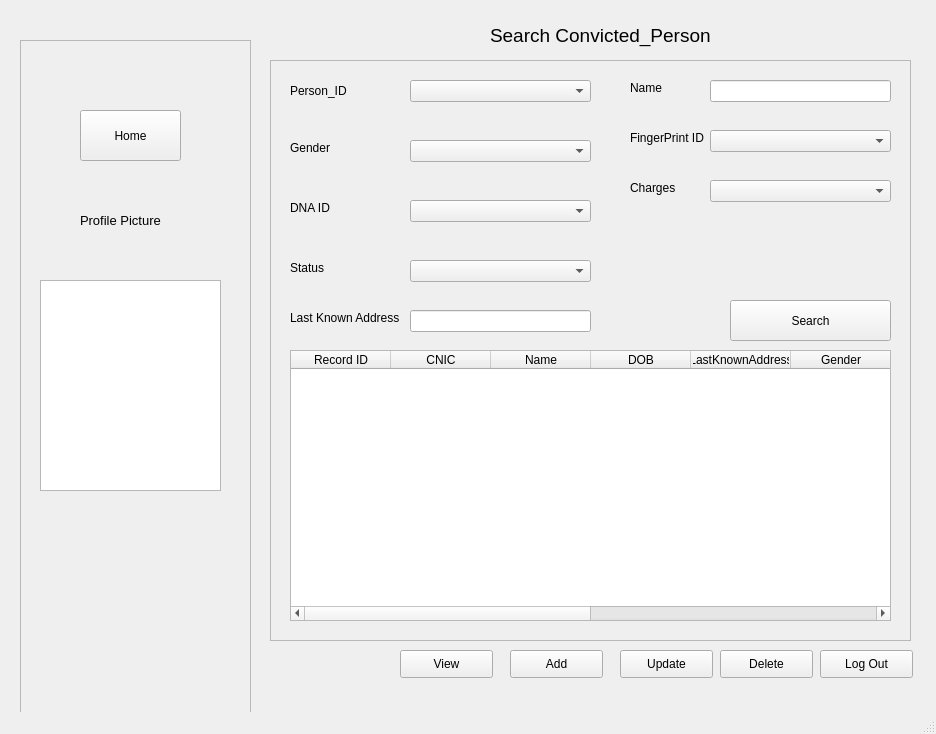
<?xml version="1.0" encoding="UTF-8"?>
<ui version="4.0">
 <class>MainWindow</class>
 <widget class="QMainWindow" name="MainWindow">
  <property name="geometry">
   <rect>
    <x>0</x>
    <y>0</y>
    <width>936</width>
    <height>734</height>
   </rect>
  </property>
  <property name="windowTitle">
   <string>MainWindow</string>
  </property>
  <widget class="QWidget" name="centralwidget">
   <widget class="QFrame" name="frame">
    <property name="geometry">
     <rect>
      <x>20</x>
      <y>40</y>
      <width>231</width>
      <height>681</height>
     </rect>
    </property>
    <property name="frameShape">
     <enum>QFrame::StyledPanel</enum>
    </property>
    <property name="frameShadow">
     <enum>QFrame::Raised</enum>
    </property>
    <widget class="QPushButton" name="home_button">
     <property name="geometry">
      <rect>
       <x>60</x>
       <y>70</y>
       <width>101</width>
       <height>51</height>
      </rect>
     </property>
     <property name="text">
      <string>Home</string>
     </property>
    </widget>
    <widget class="QLabel" name="label">
     <property name="geometry">
      <rect>
       <x>60</x>
       <y>160</y>
       <width>111</width>
       <height>41</height>
      </rect>
     </property>
     <property name="font">
      <font>
       <pointsize>10</pointsize>
      </font>
     </property>
     <property name="text">
      <string>Profile Picture</string>
     </property>
    </widget>
    <widget class="QGraphicsView" name="graphicsView">
     <property name="geometry">
      <rect>
       <x>20</x>
       <y>240</y>
       <width>181</width>
       <height>211</height>
      </rect>
     </property>
    </widget>
   </widget>
   <widget class="QLabel" name="label_2">
    <property name="geometry">
     <rect>
      <x>490</x>
      <y>0</y>
      <width>311</width>
      <height>71</height>
     </rect>
    </property>
    <property name="font">
     <font>
      <pointsize>14</pointsize>
     </font>
    </property>
    <property name="text">
     <string>Search Convicted_Person</string>
    </property>
   </widget>
   <widget class="QFrame" name="frame_2">
    <property name="geometry">
     <rect>
      <x>270</x>
      <y>60</y>
      <width>641</width>
      <height>581</height>
     </rect>
    </property>
    <property name="frameShape">
     <enum>QFrame::StyledPanel</enum>
    </property>
    <property name="frameShadow">
     <enum>QFrame::Raised</enum>
    </property>
    <widget class="QLabel" name="label_3">
     <property name="geometry">
      <rect>
       <x>20</x>
       <y>20</y>
       <width>81</width>
       <height>21</height>
      </rect>
     </property>
     <property name="text">
      <string>Person_ID</string>
     </property>
    </widget>
    <widget class="QLabel" name="label_4">
     <property name="geometry">
      <rect>
       <x>20</x>
       <y>80</y>
       <width>111</width>
       <height>16</height>
      </rect>
     </property>
     <property name="text">
      <string>Gender</string>
     </property>
    </widget>
    <widget class="QComboBox" name="gender_combo">
     <property name="geometry">
      <rect>
       <x>140</x>
       <y>80</y>
       <width>181</width>
       <height>22</height>
      </rect>
     </property>
    </widget>
    <widget class="QLabel" name="label_5">
     <property name="geometry">
      <rect>
       <x>360</x>
       <y>120</y>
       <width>101</width>
       <height>16</height>
      </rect>
     </property>
     <property name="text">
      <string>Charges</string>
     </property>
    </widget>
    <widget class="QComboBox" name="charge_combo">
     <property name="geometry">
      <rect>
       <x>440</x>
       <y>120</y>
       <width>181</width>
       <height>22</height>
      </rect>
     </property>
    </widget>
    <widget class="QLabel" name="label_6">
     <property name="geometry">
      <rect>
       <x>20</x>
       <y>200</y>
       <width>81</width>
       <height>16</height>
      </rect>
     </property>
     <property name="text">
      <string>Status</string>
     </property>
    </widget>
    <widget class="QComboBox" name="status_combo">
     <property name="geometry">
      <rect>
       <x>140</x>
       <y>200</y>
       <width>181</width>
       <height>22</height>
      </rect>
     </property>
    </widget>
    <widget class="QLabel" name="label_7">
     <property name="geometry">
      <rect>
       <x>20</x>
       <y>250</y>
       <width>121</width>
       <height>16</height>
      </rect>
     </property>
     <property name="text">
      <string>Last Known Address</string>
     </property>
    </widget>
    <widget class="QLineEdit" name="address_display">
     <property name="geometry">
      <rect>
       <x>140</x>
       <y>250</y>
       <width>181</width>
       <height>22</height>
      </rect>
     </property>
    </widget>
    <widget class="QTableWidget" name="person_table">
     <property name="geometry">
      <rect>
       <x>20</x>
       <y>290</y>
       <width>601</width>
       <height>271</height>
      </rect>
     </property>
     <column>
      <property name="text">
       <string>Record ID</string>
      </property>
     </column>
     <column>
      <property name="text">
       <string>CNIC</string>
      </property>
     </column>
     <column>
      <property name="text">
       <string>Name</string>
      </property>
     </column>
     <column>
      <property name="text">
       <string>DOB</string>
      </property>
     </column>
     <column>
      <property name="text">
       <string>LastKnownAddress</string>
      </property>
     </column>
     <column>
      <property name="text">
       <string>Gender</string>
      </property>
     </column>
     <column>
      <property name="text">
       <string>FingerPrint ID</string>
      </property>
     </column>
     <column>
      <property name="text">
       <string>DNA Profile</string>
      </property>
     </column>
     <column>
      <property name="text">
       <string>Charges</string>
      </property>
     </column>
     <column>
      <property name="text">
       <string>Status</string>
      </property>
     </column>
    </widget>
    <widget class="QLabel" name="label_8">
     <property name="geometry">
      <rect>
       <x>360</x>
       <y>20</y>
       <width>91</width>
       <height>16</height>
      </rect>
     </property>
     <property name="text">
      <string>Name</string>
     </property>
    </widget>
    <widget class="QLineEdit" name="name_display">
     <property name="geometry">
      <rect>
       <x>440</x>
       <y>20</y>
       <width>181</width>
       <height>22</height>
      </rect>
     </property>
    </widget>
    <widget class="QComboBox" name="fp_combo">
     <property name="geometry">
      <rect>
       <x>440</x>
       <y>70</y>
       <width>181</width>
       <height>22</height>
      </rect>
     </property>
    </widget>
    <widget class="QComboBox" name="person_combo">
     <property name="geometry">
      <rect>
       <x>140</x>
       <y>20</y>
       <width>181</width>
       <height>22</height>
      </rect>
     </property>
    </widget>
    <widget class="QLabel" name="label_9">
     <property name="geometry">
      <rect>
       <x>360</x>
       <y>70</y>
       <width>91</width>
       <height>16</height>
      </rect>
     </property>
     <property name="text">
      <string>FingerPrint ID</string>
     </property>
    </widget>
    <widget class="QComboBox" name="dna_combo">
     <property name="geometry">
      <rect>
       <x>140</x>
       <y>140</y>
       <width>181</width>
       <height>22</height>
      </rect>
     </property>
    </widget>
    <widget class="QLabel" name="label_10">
     <property name="geometry">
      <rect>
       <x>20</x>
       <y>140</y>
       <width>55</width>
       <height>16</height>
      </rect>
     </property>
     <property name="text">
      <string>DNA ID</string>
     </property>
    </widget>
    <widget class="QPushButton" name="search_button">
     <property name="geometry">
      <rect>
       <x>460</x>
       <y>240</y>
       <width>161</width>
       <height>41</height>
      </rect>
     </property>
     <property name="text">
      <string>Search</string>
     </property>
    </widget>
   </widget>
   <widget class="QPushButton" name="logout_button">
    <property name="geometry">
     <rect>
      <x>820</x>
      <y>650</y>
      <width>93</width>
      <height>28</height>
     </rect>
    </property>
    <property name="text">
     <string>Log Out</string>
    </property>
   </widget>
   <widget class="QPushButton" name="delete_button">
    <property name="geometry">
     <rect>
      <x>720</x>
      <y>650</y>
      <width>93</width>
      <height>28</height>
     </rect>
    </property>
    <property name="text">
     <string>Delete</string>
    </property>
   </widget>
   <widget class="QPushButton" name="update_button">
    <property name="geometry">
     <rect>
      <x>620</x>
      <y>650</y>
      <width>93</width>
      <height>28</height>
     </rect>
    </property>
    <property name="text">
     <string>Update</string>
    </property>
   </widget>
   <widget class="QPushButton" name="add_button">
    <property name="geometry">
     <rect>
      <x>510</x>
      <y>650</y>
      <width>93</width>
      <height>28</height>
     </rect>
    </property>
    <property name="text">
     <string>Add</string>
    </property>
   </widget>
   <widget class="QPushButton" name="view_button">
    <property name="geometry">
     <rect>
      <x>400</x>
      <y>650</y>
      <width>93</width>
      <height>28</height>
     </rect>
    </property>
    <property name="text">
     <string>View</string>
    </property>
   </widget>
  </widget>
  <widget class="QMenuBar" name="menubar">
   <property name="geometry">
    <rect>
     <x>0</x>
     <y>0</y>
     <width>936</width>
     <height>26</height>
    </rect>
   </property>
  </widget>
  <widget class="QStatusBar" name="statusbar"/>
 </widget>
 <resources/>
 <connections/>
</ui>
